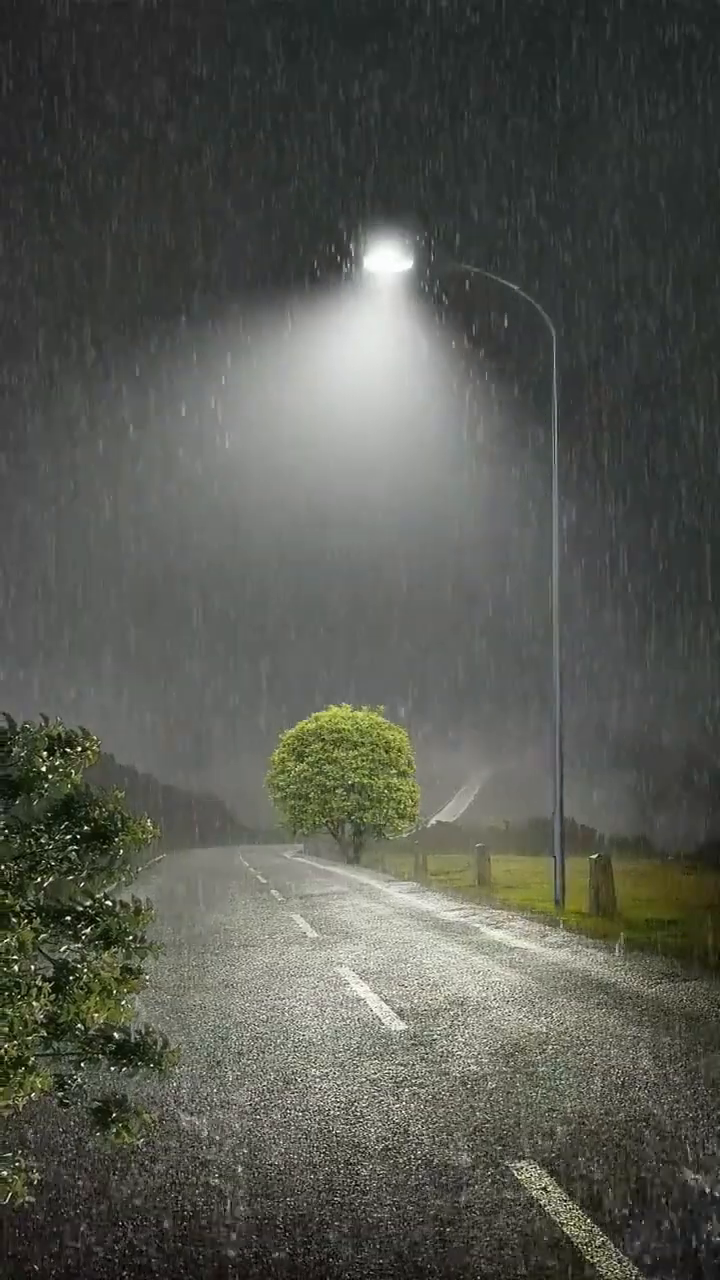
#> input picture frame 15 of preprocessing/videos/rain2.mp4, 720 x 1280 px, given in place of test.mp4, which was not available
$ python lanes_true.py
#> lines starting #> are read from the running program, lines starting #| are printed output that depends on the picture; after the words box and inside, x2 and y2 are one past the last pixel; in counts of white or black regions, pixels touching at a corner belong together; pictures that were not available may be replaced by others from this repository, and a replacement may not be noted
#> further down, frame is the input picture: shape (1280, 720, 3); mean B, G, R 80.2, 87.7, 85.8
import matplotlib.pylab as plt
import cv2
import numpy as np


def region_of_interest(img, vertices):
    mask = np.zeros_like(img)
    match_mask_color = 255
    cv2.fillPoly(mask, vertices, match_mask_color)
    masked_image = cv2.bitwise_and(img, mask)
    return masked_image

def draw_the_lines(img, lines):
    img = np.copy(img)
    blank_image = np.zeros((img.shape[0], img.shape[1], 3), dtype=np.uint8)
    if lines is not None :
        for line in lines:
            for x1, y1, x2, y2 in line:
                cv2.line(blank_image, (x1,y1), (x2,y2), (0, 255, 0), thickness=5)

        img = cv2.addWeighted(img, 0.8, blank_image, 1, 0.0)
    return img

def filter_lines_by_slope(lines, min_slope=0.3, max_slope=3.0):
    """Filter lines based on slope to remove horizontal/nearly horizontal lines (likely from cars)"""
    filtered_lines = []
    if lines is not None:
        for line in lines:
            for x1, y1, x2, y2 in line:
                if x2 - x1 == 0:  # Avoid division by zero
                    continue
                slope = abs((y2 - y1) / (x2 - x1))
                if min_slope <= slope <= max_slope:
                    filtered_lines.append([[x1, y1, x2, y2]])
    return np.array(filtered_lines) if filtered_lines else None

def filter_lines_by_length(lines, min_length=50):
    """Filter out short lines that might be from car edges"""
    filtered_lines = []
    if lines is not None:
        for line in lines:
            for x1, y1, x2, y2 in line:
                length = np.sqrt((x2 - x1)**2 + (y2 - y1)**2)
                if length >= min_length:
                    filtered_lines.append([[x1, y1, x2, y2]])
    return np.array(filtered_lines) if filtered_lines else None

# [54 lines left out: function process_with_color_filtering, not called in this run]
def process_gemini(image):
    print(image.shape)
#| (1280, 720, 3)
    height = image.shape[0]
    width = image.shape[1]
    fgbg = cv2.createBackgroundSubtractorMOG2(history=500, varThreshold=80, detectShadows=True)
    fgmask = fgbg.apply(image)
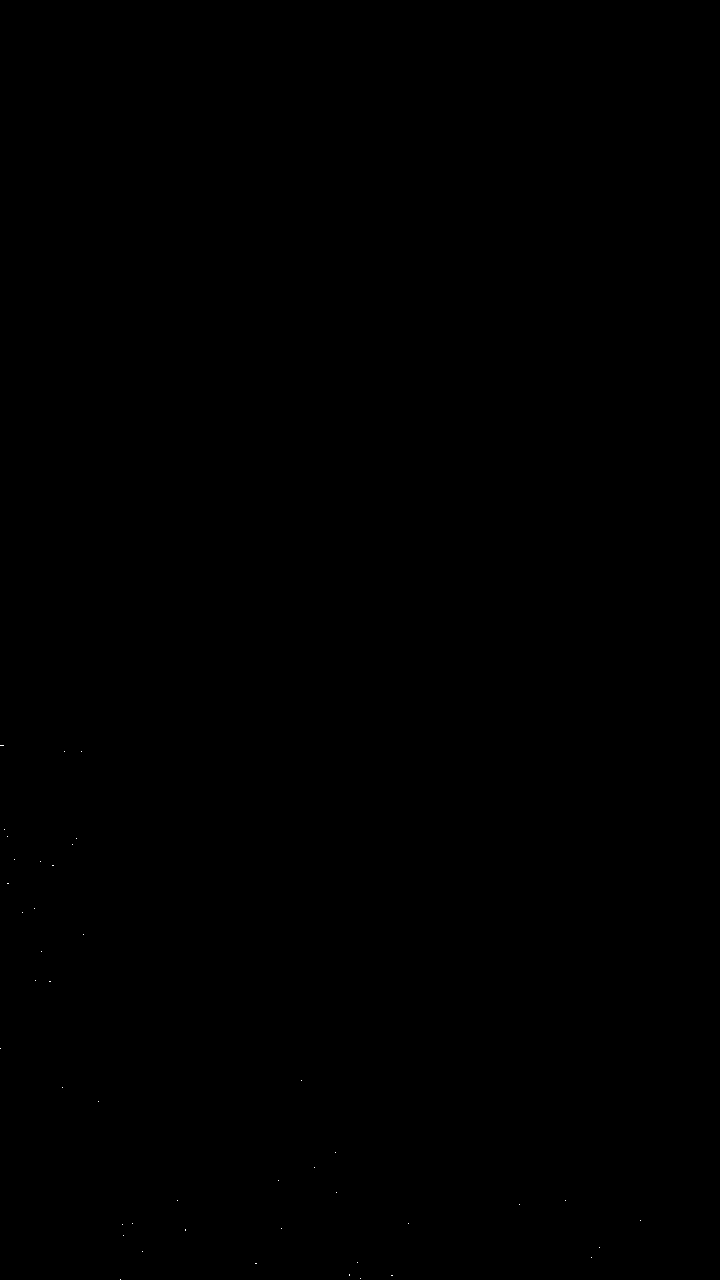
#> fgmask: shape (1280, 720); values 127 (black) and 255 (white), 0.01% white in thin lines or dots, all inside (x1, y1, x2, y2) = (0, 745, 641, 1280)
    fgmask = cv2.morphologyEx(fgmask, cv2.MORPH_OPEN, kernel=np.ones((3,3),np.uint8))
#> fgmask: shape (1280, 720); every value is 127
    fgmask = cv2.morphologyEx(fgmask, cv2.MORPH_CLOSE, kernel=np.ones((3,3),np.uint8))
    background_mask = cv2.bitwise_not(fgmask)
#> background_mask: shape (1280, 720); every value is 128
    static_image = cv2.bitwise_and(image, image, mask=background_mask)
    region_of_interest_vertices = [
        (0, height),
        (width/2, height/2),
        (width, height)
    ]
    gray_image = cv2.cvtColor(static_image, cv2.COLOR_RGB2GRAY)
    canny_image = cv2.Canny(gray_image, 150,200)
#> canny_image: shape (1280, 720); 7.8% white in thin lines or dots, all inside (x1, y1, x2, y2) = (0, 232, 720, 1280)
    cropped_image = region_of_interest(canny_image,
                                       np.array([region_of_interest_vertices], np.int32),)
#> in region_of_interest, `masked_image = cv2.bitwise_and(img, mask)`:
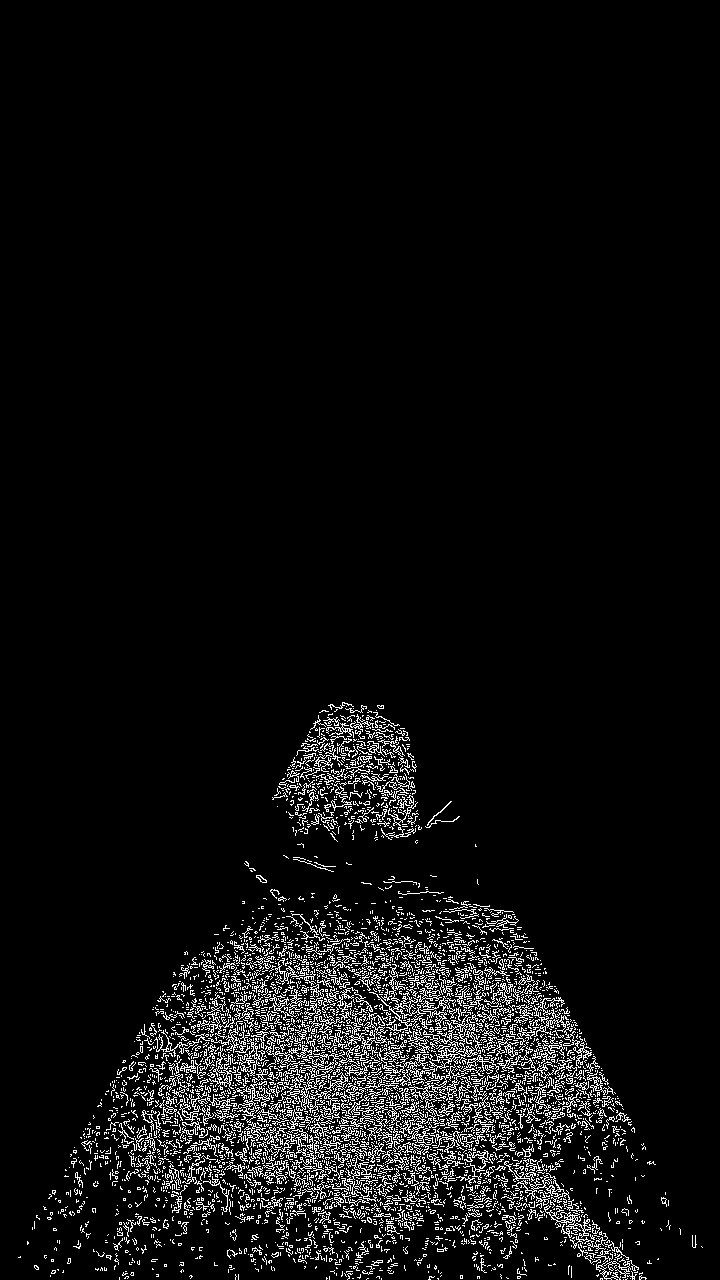
#> masked_image: shape (1280, 720); 5.5% white in thin lines or dots, all inside (x1, y1, x2, y2) = (18, 702, 703, 1280)
    lines = cv2.HoughLinesP(cropped_image,
                            rho=2,
                            theta=np.pi/180,
                            threshold=130,
                            lines=np.array([]),
                            minLineLength=80,
                            maxLineGap=100)
#> lines = 215 rows, first 6: [101, 1099, 615, 1099], [123, 1067, 599, 1067], [105, 1093, 615, 1093], [98, 1105, 621, 1105], [112, 1111, 617, 1111], [112, 1081, 606, 1081]
    lines = filter_lines_by_slope(lines,min_slope = 0.3, max_slope=3.0)
#> the loop in filter_lines_by_slope, `for line in lines:` made 215 passes
#> after the loop in filter_lines_by_slope, `for line in lines:`: filtered_lines = 64 items
#> lines = 64 rows, first 6: [337, 707, 604, 1278], [351, 704, 607, 1278], [331, 704, 547, 1239], [336, 707, 580, 1255], [357, 714, 608, 1278], [179, 995, 642, 1273]
    lines = filter_lines_by_length(lines,min_length=80)
#> the loop in filter_lines_by_length, `for line in lines:` made 64 passes
#> after the loop in filter_lines_by_length, `for line in lines:`: filtered_lines = 64 items

    image_with_lines = draw_the_lines(image, lines)
#> the loop in draw_the_lines, `for line in lines:` made 64 passes
#> after the loop in draw_the_lines, `for line in lines:`:
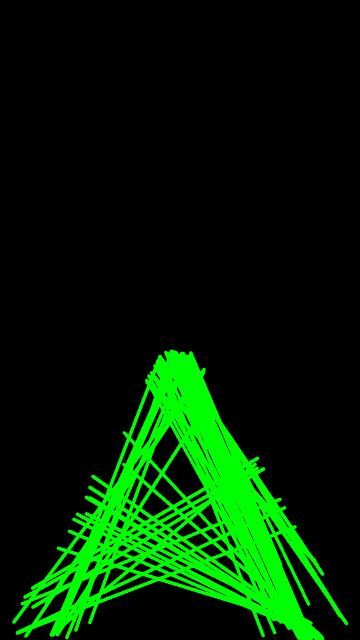
#> blank_image: shape (1280, 720, 3) (shown at 1/2 size); mean of channels 0, 1, 2 0, 34.2, 0; drawn as B, G, R
#> in draw_the_lines, `img = cv2.addWeighted(img, 0.8, blank_image, 1, 0.0)`:
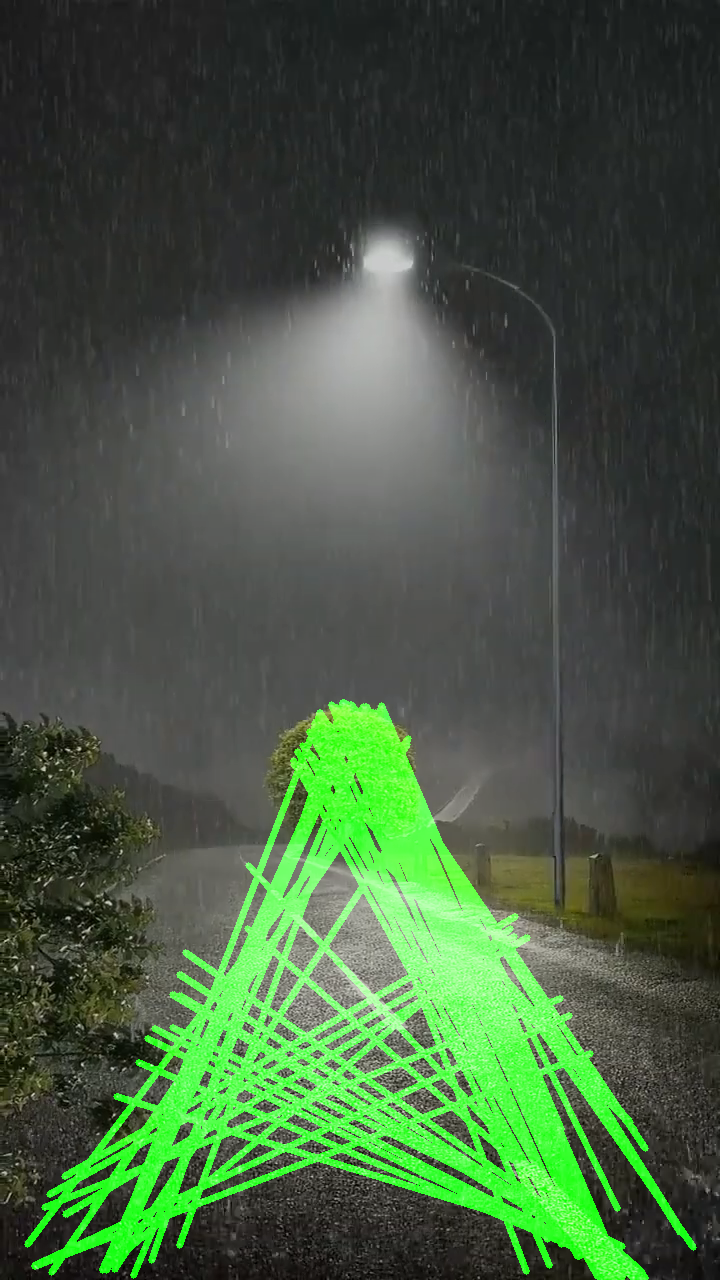
#> img: shape (1280, 720, 3); mean B, G, R 64.2, 91.6, 68.6
    cv2.imshow("cropped_image",cropped_image)
    cv2.imshow("static img",static_image)
    return image_with_lines

# [28 lines left out: function process_frame, not called in this run]
cap = cv2.VideoCapture('test.mp4')

while cap.isOpened():
    ret, frame = cap.read()
    frame = process_gemini(frame)
    cv2.imshow('frame', frame)
    if cv2.waitKey(1) & 0xFF == ord('q'):
#> (key q is pressed here)
        break

cap.release()
cv2.destroyAllWindows()

$ run again, starting later in the video
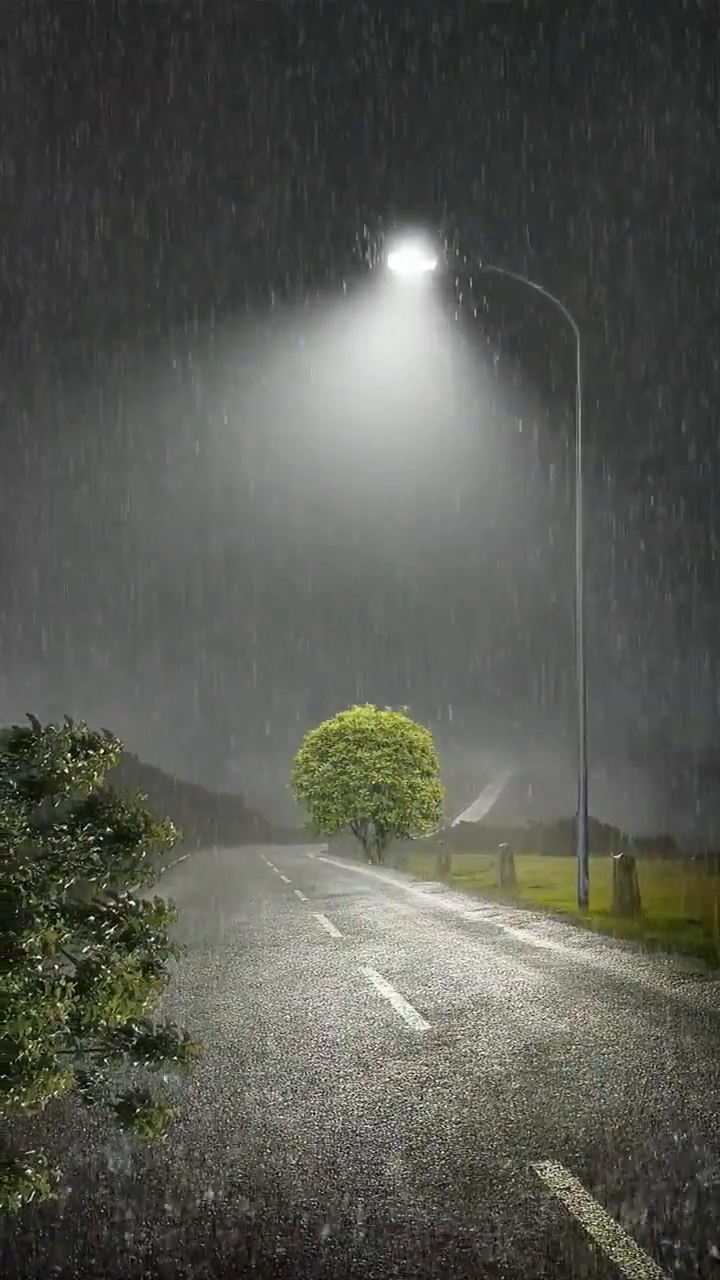
#> input picture frame 67 of preprocessing/videos/rain2.mp4, 720 x 1280 px, given in place of test.mp4, which was not available
#> frame is the input picture: shape (1280, 720, 3); mean B, G, R 82, 89, 87.4
#| (1280, 720, 3)
#> background_mask: shape (1280, 720); every value is 128
#> in process_gemini, `canny_image = cv2.Canny(gray_image, 150,200)`:
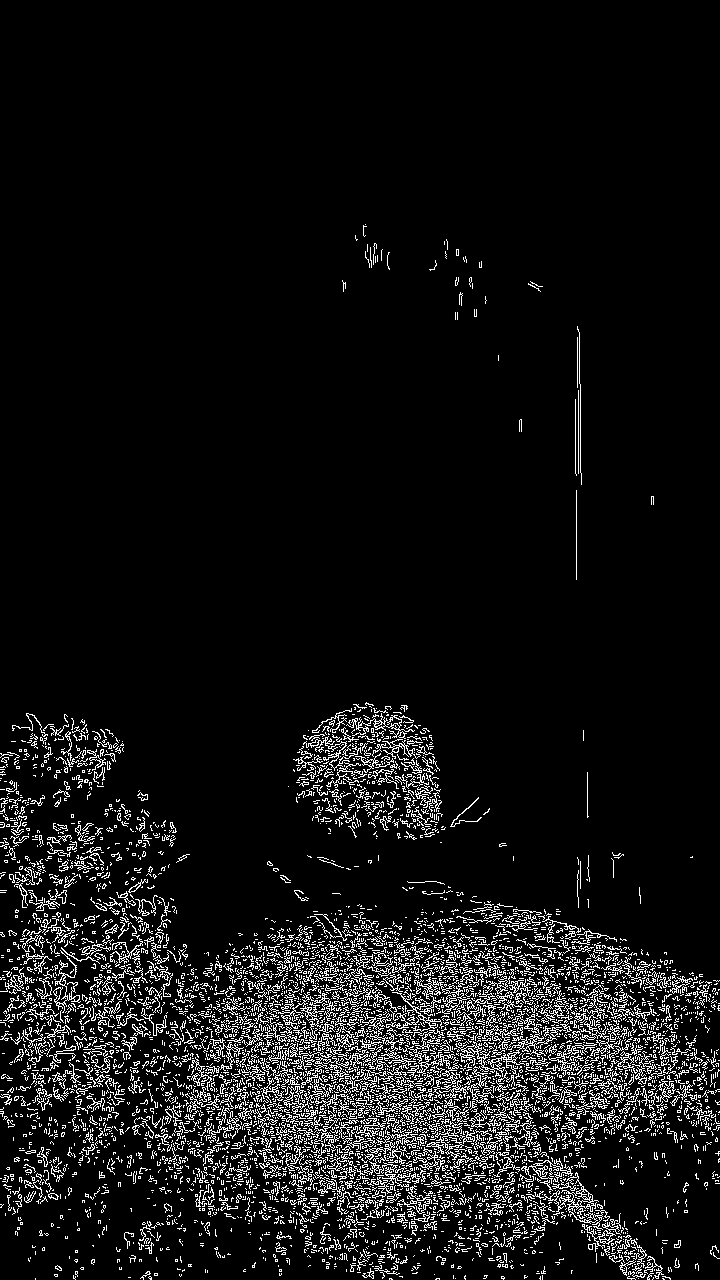
#> canny_image: shape (1280, 720); 7.5% white in thin lines or dots, all inside (x1, y1, x2, y2) = (0, 224, 720, 1280)
#> mask: shape (1280, 720); 25.1% white; 1 white region, box (x1, y1, x2, y2) and area: (0, 640, 720, 1280) 230899
#> masked_image: shape (1280, 720); 5.3% white in thin lines or dots, all inside (x1, y1, x2, y2) = (28, 702, 699, 1280)
#> in process_gemini, `lines = cv2.HoughLinesP(cropped_image, rho=2, theta=np.pi/180, thresho..`: lines = 207 rows, first 6: [85, 1129, 634, 1129], [92, 1117, 624, 1117], [89, 1125, 630, 1125], [90, 1121, 631, 1121], [133, 1043, 587, 1043], [83, 1141, 633, 1141]
#> the loop in filter_lines_by_slope, `for line in lines:` made 207 passes
#> after the loop in filter_lines_by_slope, `for line in lines:`: filtered_lines = 60 items
#> in process_gemini, `lines = filter_lines_by_slope(lines,min_slope = 0.3, max_slope=3.0)`: lines = 60 rows, first 6: [324, 721, 633, 1278], [319, 725, 624, 1274], [390, 709, 642, 1277], [380, 716, 662, 1247], [169, 980, 663, 1276], [329, 722, 636, 1275]
#> the loop in filter_lines_by_length, `for line in lines:` made 60 passes
#> after the loop in filter_lines_by_length, `for line in lines:`: filtered_lines = 60 items
#> the loop in draw_the_lines, `for line in lines:` made 60 passes
#> in draw_the_lines, `img = cv2.addWeighted(img, 0.8, blank_image, 1, 0.0)`:
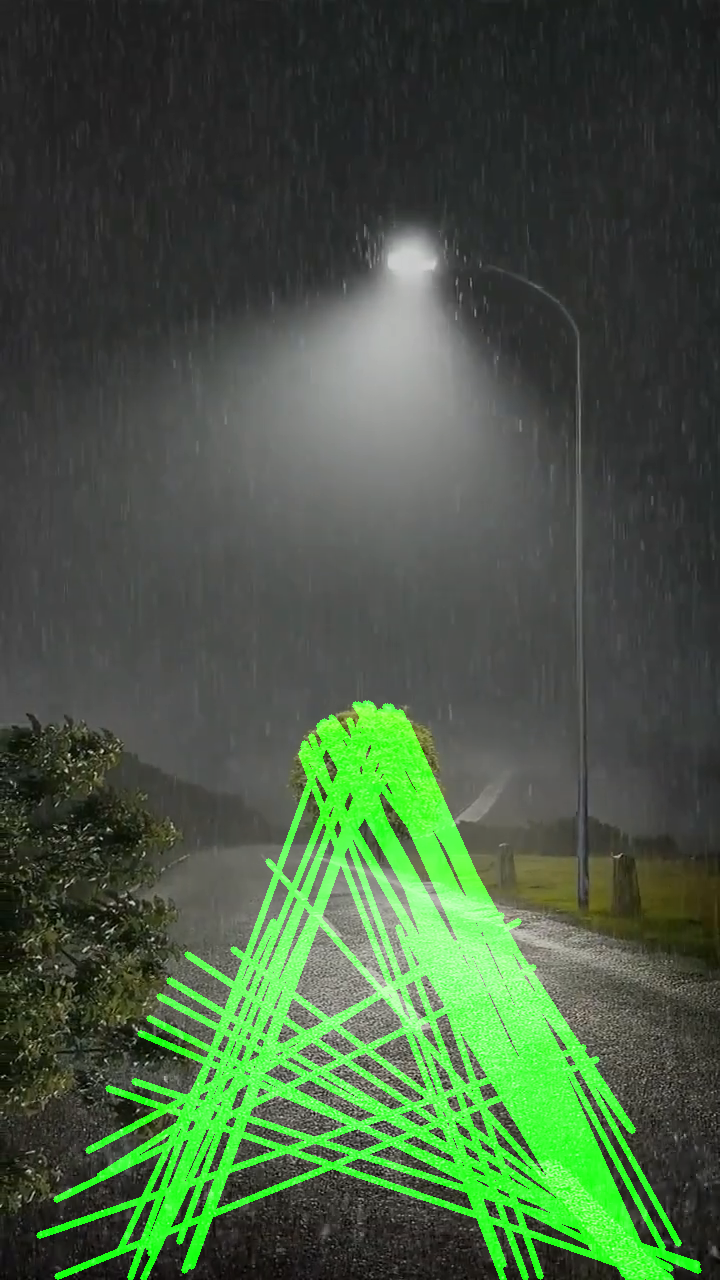
#> img: shape (1280, 720, 3); mean B, G, R 65.6, 91.7, 69.9
